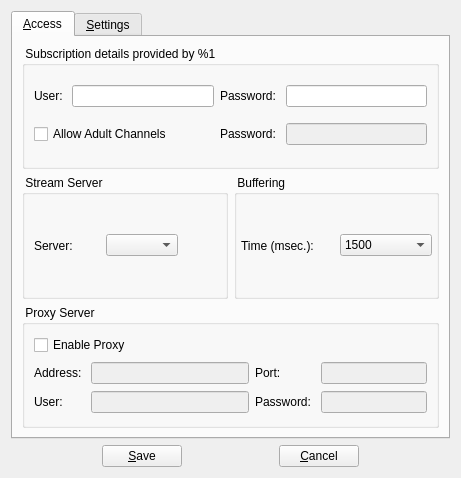
<?xml version="1.0" encoding="UTF-8"?>
<ui version="4.0">
 <class>CSettingsDlg</class>
 <widget class="QDialog" name="CSettingsDlg">
  <property name="geometry">
   <rect>
    <x>0</x>
    <y>0</y>
    <width>461</width>
    <height>445</height>
   </rect>
  </property>
  <property name="windowTitle">
   <string>Settings Dialog</string>
  </property>
  <property name="locale">
   <locale language="English" country="UnitedStates"/>
  </property>
  <layout class="QVBoxLayout" name="verticalLayout_2">
   <item>
    <widget class="QTabWidget" name="tabWidget">
     <property name="currentIndex">
      <number>0</number>
     </property>
     <widget class="QWidget" name="tabConnection">
      <attribute name="title">
       <string>&amp;Access</string>
      </attribute>
      <layout class="QGridLayout" name="gridLayout_5">
       <item row="0" column="0" colspan="2">
        <widget class="QGroupBox" name="groupAccount">
         <property name="title">
          <string> Subscription details provided by %1 </string>
         </property>
         <layout class="QGridLayout" name="gridLayout_4">
          <item row="0" column="0">
           <widget class="QLabel" name="label_2">
            <property name="text">
             <string>User: </string>
            </property>
           </widget>
          </item>
          <item row="0" column="1">
           <widget class="QLineEdit" name="lineUsr"/>
          </item>
          <item row="0" column="2">
           <widget class="QLabel" name="label_4">
            <property name="text">
             <string>Password: </string>
            </property>
           </widget>
          </item>
          <item row="0" column="3">
           <widget class="QLineEdit" name="linePass">
            <property name="echoMode">
             <enum>QLineEdit::Password</enum>
            </property>
           </widget>
          </item>
          <item row="1" column="0" colspan="2">
           <widget class="QCheckBox" name="checkAdult">
            <property name="text">
             <string>Allow Adult Channels</string>
            </property>
           </widget>
          </item>
          <item row="1" column="2">
           <widget class="QLabel" name="label_14">
            <property name="text">
             <string>Password: </string>
            </property>
           </widget>
          </item>
          <item row="1" column="3">
           <widget class="QLineEdit" name="lineErosPass">
            <property name="enabled">
             <bool>false</bool>
            </property>
            <property name="echoMode">
             <enum>QLineEdit::Password</enum>
            </property>
           </widget>
          </item>
         </layout>
        </widget>
       </item>
       <item row="1" column="0">
        <widget class="QGroupBox" name="groupStreamServer">
         <property name="title">
          <string> Stream Server </string>
         </property>
         <layout class="QHBoxLayout" name="horizontalLayout_2">
          <item>
           <widget class="QLabel" name="labStreamServer">
            <property name="text">
             <string>Server: </string>
            </property>
           </widget>
          </item>
          <item>
           <widget class="QComboBox" name="cbxStreamServer"/>
          </item>
          <item>
           <widget class="QToolButton" name="btnSaveStreamServer">
            <property name="maximumSize">
             <size>
              <width>32</width>
              <height>32</height>
             </size>
            </property>
            <property name="text">
             <string/>
            </property>
            <property name="icon">
             <iconset resource="../vlc-record.qrc">
              <normaloff>:/app/save</normaloff>:/app/save</iconset>
            </property>
            <property name="iconSize">
             <size>
              <width>24</width>
              <height>24</height>
             </size>
            </property>
            <property name="autoRaise">
             <bool>true</bool>
            </property>
           </widget>
          </item>
         </layout>
        </widget>
       </item>
       <item row="1" column="1">
        <widget class="QGroupBox" name="groupBuffer">
         <property name="title">
          <string> Buffering </string>
         </property>
         <layout class="QHBoxLayout" name="horizontalLayout">
          <property name="margin">
           <number>4</number>
          </property>
          <item>
           <widget class="QLabel" name="labBuffer">
            <property name="text">
             <string>Time (msec.):</string>
            </property>
           </widget>
          </item>
          <item>
           <widget class="QComboBox" name="cbxBufferSeconds">
            <item>
             <property name="text">
              <string>1500</string>
             </property>
            </item>
            <item>
             <property name="text">
              <string>3000</string>
             </property>
            </item>
            <item>
             <property name="text">
              <string>5000</string>
             </property>
            </item>
            <item>
             <property name="text">
              <string>8000</string>
             </property>
            </item>
            <item>
             <property name="text">
              <string>15000</string>
             </property>
            </item>
            <item>
             <property name="text">
              <string>20000</string>
             </property>
            </item>
            <item>
             <property name="text">
              <string>30000</string>
             </property>
            </item>
            <item>
             <property name="text">
              <string>45000</string>
             </property>
            </item>
            <item>
             <property name="text">
              <string>60000</string>
             </property>
            </item>
            <item>
             <property name="text">
              <string>90000</string>
             </property>
            </item>
           </widget>
          </item>
         </layout>
        </widget>
       </item>
       <item row="2" column="0" colspan="2">
        <widget class="QGroupBox" name="groupProxy">
         <property name="title">
          <string> Proxy Server </string>
         </property>
         <layout class="QGridLayout" name="gridLayout_3" columnstretch="0,60,0,40">
          <item row="0" column="0" colspan="2">
           <widget class="QCheckBox" name="useProxy">
            <property name="text">
             <string>Enable Proxy</string>
            </property>
           </widget>
          </item>
          <item row="1" column="0">
           <widget class="QLabel" name="label_5">
            <property name="minimumSize">
             <size>
              <width>0</width>
              <height>0</height>
             </size>
            </property>
            <property name="text">
             <string>Address: </string>
            </property>
           </widget>
          </item>
          <item row="1" column="1">
           <widget class="QLineEdit" name="lineProxyHost">
            <property name="enabled">
             <bool>false</bool>
            </property>
           </widget>
          </item>
          <item row="1" column="2">
           <widget class="QLabel" name="label_6">
            <property name="text">
             <string>Port:</string>
            </property>
           </widget>
          </item>
          <item row="1" column="3">
           <widget class="QLineEdit" name="lineProxyPort">
            <property name="enabled">
             <bool>false</bool>
            </property>
            <property name="minimumSize">
             <size>
              <width>0</width>
              <height>0</height>
             </size>
            </property>
           </widget>
          </item>
          <item row="2" column="0">
           <widget class="QLabel" name="label_8">
            <property name="minimumSize">
             <size>
              <width>0</width>
              <height>0</height>
             </size>
            </property>
            <property name="text">
             <string>User: </string>
            </property>
           </widget>
          </item>
          <item row="2" column="1">
           <widget class="QLineEdit" name="lineProxyUser">
            <property name="enabled">
             <bool>false</bool>
            </property>
           </widget>
          </item>
          <item row="2" column="2">
           <widget class="QLabel" name="label_7">
            <property name="text">
             <string>Password: </string>
            </property>
           </widget>
          </item>
          <item row="2" column="3">
           <widget class="QLineEdit" name="lineProxyPassword">
            <property name="enabled">
             <bool>false</bool>
            </property>
            <property name="echoMode">
             <enum>QLineEdit::Password</enum>
            </property>
           </widget>
          </item>
         </layout>
        </widget>
       </item>
      </layout>
     </widget>
     <widget class="QWidget" name="tabStdSettings">
      <attribute name="title">
       <string>&amp;Settings</string>
      </attribute>
      <layout class="QVBoxLayout" name="verticalLayout">
       <item>
        <widget class="QGroupBox" name="groupPath">
         <property name="title">
          <string> Path Settings </string>
         </property>
         <layout class="QGridLayout" name="gridLayout_2">
          <item row="0" column="0">
           <widget class="QLabel" name="label_3">
            <property name="minimumSize">
             <size>
              <width>0</width>
              <height>0</height>
             </size>
            </property>
            <property name="text">
             <string>Record Dir:</string>
            </property>
            <property name="margin">
             <number>2</number>
            </property>
           </widget>
          </item>
          <item row="0" column="1">
           <widget class="QLineEdit" name="lineDir"/>
          </item>
          <item row="0" column="2">
           <widget class="QPushButton" name="pushDir">
            <property name="text">
             <string>...</string>
            </property>
           </widget>
          </item>
          <item row="1" column="0">
           <widget class="QLabel" name="label">
            <property name="minimumSize">
             <size>
              <width>0</width>
              <height>0</height>
             </size>
            </property>
            <property name="text">
             <string>Player Path:</string>
            </property>
            <property name="margin">
             <number>2</number>
            </property>
           </widget>
          </item>
          <item row="1" column="1">
           <widget class="QLineEdit" name="lineVLC"/>
          </item>
          <item row="1" column="2">
           <widget class="QPushButton" name="pushVLC">
            <property name="text">
             <string>...</string>
            </property>
           </widget>
          </item>
          <item row="2" column="1">
           <widget class="QComboBox" name="cbxPlayerMod"/>
          </item>
          <item row="2" column="0">
           <widget class="QLabel" name="label_15">
            <property name="text">
             <string>Player Module:</string>
            </property>
           </widget>
          </item>
         </layout>
        </widget>
       </item>
       <item>
        <widget class="QGroupBox" name="groupStdSettings">
         <property name="title">
          <string>Program Settings </string>
         </property>
         <property name="alignment">
          <set>Qt::AlignLeading|Qt::AlignLeft|Qt::AlignVCenter</set>
         </property>
         <layout class="QGridLayout" name="gridLayout">
          <item row="0" column="0">
           <widget class="QLabel" name="label_10">
            <property name="text">
             <string>Language: </string>
            </property>
           </widget>
          </item>
          <item row="0" column="1">
           <widget class="QComboBox" name="cbxLanguage">
            <property name="minimumSize">
             <size>
              <width>100</width>
              <height>0</height>
             </size>
            </property>
            <item>
             <property name="text">
              <string>en</string>
             </property>
             <property name="icon">
              <iconset resource="../vlc-record.qrc">
               <normaloff>:/flags/en</normaloff>:/flags/en</iconset>
             </property>
            </item>
            <item>
             <property name="text">
              <string>de</string>
             </property>
             <property name="icon">
              <iconset resource="../vlc-record.qrc">
               <normaloff>:/flags/de</normaloff>:/flags/de</iconset>
             </property>
            </item>
            <item>
             <property name="text">
              <string>ru</string>
             </property>
             <property name="icon">
              <iconset resource="../vlc-record.qrc">
               <normaloff>:/flags/ru</normaloff>:/flags/ru</iconset>
             </property>
            </item>
           </widget>
          </item>
          <item row="1" column="0">
           <widget class="QLabel" name="label_11">
            <property name="text">
             <string>Log Level:</string>
            </property>
           </widget>
          </item>
          <item row="1" column="1">
           <widget class="QComboBox" name="cbxLogLevel">
            <item>
             <property name="text">
              <string>Log disabled</string>
             </property>
            </item>
            <item>
             <property name="text">
              <string>Log Errors only</string>
             </property>
            </item>
            <item>
             <property name="text">
              <string>Log Errors and Warnings</string>
             </property>
            </item>
            <item>
             <property name="text">
              <string>Log everything</string>
             </property>
            </item>
           </widget>
          </item>
          <item row="4" column="0">
           <widget class="QLabel" name="label_12">
            <property name="text">
             <string>Reload Logos:</string>
            </property>
           </widget>
          </item>
          <item row="4" column="1">
           <widget class="QToolButton" name="pushDelLogos">
            <property name="minimumSize">
             <size>
              <width>24</width>
              <height>24</height>
             </size>
            </property>
            <property name="text">
             <string>&amp;reload Logos</string>
            </property>
            <property name="icon">
             <iconset resource="../vlc-record.qrc">
              <normaloff>:/app/reload</normaloff>:/app/reload</iconset>
            </property>
            <property name="iconSize">
             <size>
              <width>24</width>
              <height>24</height>
             </size>
            </property>
            <property name="autoRaise">
             <bool>true</bool>
            </property>
           </widget>
          </item>
          <item row="6" column="0">
           <widget class="QCheckBox" name="checkRefresh">
            <property name="text">
             <string>Refresh EPG every:</string>
            </property>
           </widget>
          </item>
          <item row="6" column="1">
           <layout class="QHBoxLayout" name="horizontalLayout_3">
            <item>
             <widget class="QLineEdit" name="lineInterval">
              <property name="enabled">
               <bool>false</bool>
              </property>
              <property name="minimumSize">
               <size>
                <width>40</width>
                <height>0</height>
               </size>
              </property>
              <property name="maximumSize">
               <size>
                <width>60</width>
                <height>16777215</height>
               </size>
              </property>
             </widget>
            </item>
            <item>
             <widget class="QLabel" name="label_9">
              <property name="text">
               <string>Minute(s)</string>
              </property>
             </widget>
            </item>
            <item>
             <spacer name="horizontalSpacer">
              <property name="orientation">
               <enum>Qt::Horizontal</enum>
              </property>
              <property name="sizeHint" stdset="0">
               <size>
                <width>40</width>
                <height>20</height>
               </size>
              </property>
             </spacer>
            </item>
           </layout>
          </item>
          <item row="7" column="0">
           <widget class="QCheckBox" name="checkFixTime">
            <property name="text">
             <string>Try to fix time offset</string>
            </property>
           </widget>
          </item>
          <item row="8" column="0">
           <widget class="QCheckBox" name="checkAskForName">
            <property name="text">
             <string>Ask for Record Filename</string>
            </property>
           </widget>
          </item>
          <item row="3" column="1">
           <widget class="QLineEdit" name="lineShutdown"/>
          </item>
          <item row="3" column="0">
           <widget class="QLabel" name="label_13">
            <property name="text">
             <string>Shutdown Command:</string>
            </property>
           </widget>
          </item>
          <item row="7" column="1">
           <widget class="QCheckBox" name="checkHideToSystray">
            <property name="text">
             <string>Minimize to Systray</string>
            </property>
           </widget>
          </item>
          <item row="8" column="1">
           <widget class="QCheckBox" name="checkTranslit">
            <property name="text">
             <string>Translit Record Filename</string>
            </property>
           </widget>
          </item>
          <item row="9" column="0">
           <widget class="QCheckBox" name="checkDetach">
            <property name="text">
             <string>Detach Player at startup</string>
            </property>
           </widget>
          </item>
         </layout>
        </widget>
       </item>
      </layout>
     </widget>
    </widget>
   </item>
   <item>
    <layout class="QHBoxLayout" name="hLayoutButtons">
     <item>
      <spacer name="horizontalSpacer_5">
       <property name="orientation">
        <enum>Qt::Horizontal</enum>
       </property>
       <property name="sizeHint" stdset="0">
        <size>
         <width>40</width>
         <height>20</height>
        </size>
       </property>
      </spacer>
     </item>
     <item>
      <widget class="QPushButton" name="pushSave">
       <property name="text">
        <string>&amp;Save</string>
       </property>
      </widget>
     </item>
     <item>
      <spacer name="horizontalSpacer_4">
       <property name="orientation">
        <enum>Qt::Horizontal</enum>
       </property>
       <property name="sizeHint" stdset="0">
        <size>
         <width>40</width>
         <height>20</height>
        </size>
       </property>
      </spacer>
     </item>
     <item>
      <widget class="QPushButton" name="pushCancel">
       <property name="text">
        <string>&amp;Cancel</string>
       </property>
      </widget>
     </item>
     <item>
      <spacer name="horizontalSpacer_6">
       <property name="orientation">
        <enum>Qt::Horizontal</enum>
       </property>
       <property name="sizeHint" stdset="0">
        <size>
         <width>40</width>
         <height>20</height>
        </size>
       </property>
      </spacer>
     </item>
    </layout>
   </item>
  </layout>
 </widget>
 <resources>
  <include location="../vlc-record.qrc"/>
 </resources>
 <connections>
  <connection>
   <sender>checkRefresh</sender>
   <signal>toggled(bool)</signal>
   <receiver>lineInterval</receiver>
   <slot>setEnabled(bool)</slot>
   <hints>
    <hint type="sourcelabel">
     <x>98</x>
     <y>336</y>
    </hint>
    <hint type="destinationlabel">
     <x>235</x>
     <y>338</y>
    </hint>
   </hints>
  </connection>
  <connection>
   <sender>pushSave</sender>
   <signal>clicked()</signal>
   <receiver>CSettingsDlg</receiver>
   <slot>accept()</slot>
   <hints>
    <hint type="sourcelabel">
     <x>179</x>
     <y>461</y>
    </hint>
    <hint type="destinationlabel">
     <x>188</x>
     <y>287</y>
    </hint>
   </hints>
  </connection>
  <connection>
   <sender>pushCancel</sender>
   <signal>clicked()</signal>
   <receiver>CSettingsDlg</receiver>
   <slot>reject()</slot>
   <hints>
    <hint type="sourcelabel">
     <x>355</x>
     <y>461</y>
    </hint>
    <hint type="destinationlabel">
     <x>366</x>
     <y>290</y>
    </hint>
   </hints>
  </connection>
  <connection>
   <sender>useProxy</sender>
   <signal>toggled(bool)</signal>
   <receiver>lineProxyHost</receiver>
   <slot>setEnabled(bool)</slot>
   <hints>
    <hint type="sourcelabel">
     <x>122</x>
     <y>341</y>
    </hint>
    <hint type="destinationlabel">
     <x>205</x>
     <y>372</y>
    </hint>
   </hints>
  </connection>
  <connection>
   <sender>useProxy</sender>
   <signal>toggled(bool)</signal>
   <receiver>lineProxyPort</receiver>
   <slot>setEnabled(bool)</slot>
   <hints>
    <hint type="sourcelabel">
     <x>70</x>
     <y>341</y>
    </hint>
    <hint type="destinationlabel">
     <x>428</x>
     <y>372</y>
    </hint>
   </hints>
  </connection>
  <connection>
   <sender>useProxy</sender>
   <signal>toggled(bool)</signal>
   <receiver>lineProxyUser</receiver>
   <slot>setEnabled(bool)</slot>
   <hints>
    <hint type="sourcelabel">
     <x>250</x>
     <y>341</y>
    </hint>
    <hint type="destinationlabel">
     <x>224</x>
     <y>403</y>
    </hint>
   </hints>
  </connection>
  <connection>
   <sender>useProxy</sender>
   <signal>toggled(bool)</signal>
   <receiver>lineProxyPassword</receiver>
   <slot>setEnabled(bool)</slot>
   <hints>
    <hint type="sourcelabel">
     <x>201</x>
     <y>341</y>
    </hint>
    <hint type="destinationlabel">
     <x>428</x>
     <y>403</y>
    </hint>
   </hints>
  </connection>
  <connection>
   <sender>checkAdult</sender>
   <signal>toggled(bool)</signal>
   <receiver>lineErosPass</receiver>
   <slot>setEnabled(bool)</slot>
   <hints>
    <hint type="sourcelabel">
     <x>72</x>
     <y>123</y>
    </hint>
    <hint type="destinationlabel">
     <x>325</x>
     <y>125</y>
    </hint>
   </hints>
  </connection>
 </connections>
</ui>
